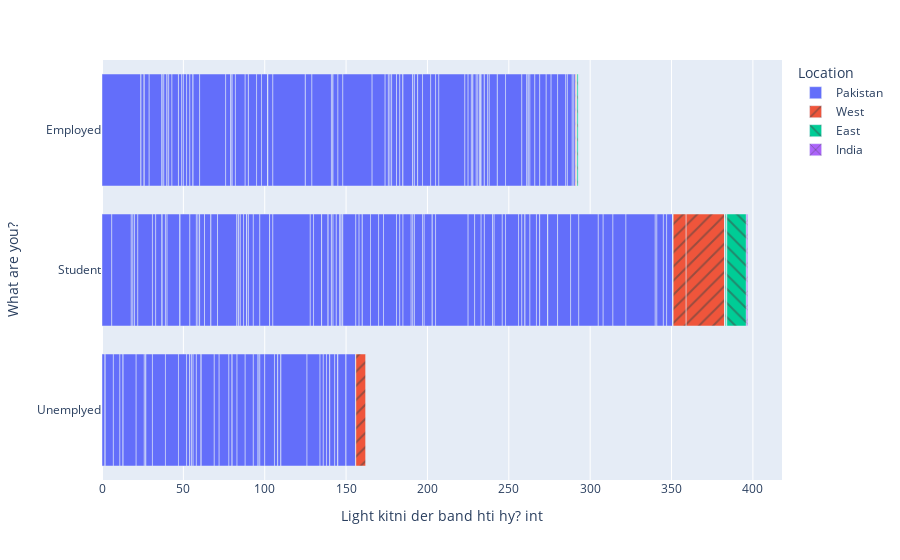

Here is the notebook cell this chart was saved with:
### Markdown cell above
If we want to see any particular loacation.

### Code cell
data=pd.read_excel("Cleaned_Dataset.xlsx")
fig = px.bar(data, x="Light kitni der band hti hy? int", y="What are you?", color="Location", pattern_shape="Location")
fig.show()

### Figure 1 — Plotly figure (JSON) as saved in the notebook; plotly's stock layout.template omitted (floating-point values rounded to 4 significant figures; data arrays with more than 128 entries replaced by an {"elided": "..."} marker saying what was removed)
{"data": [{"alignmentgroup": "True", "hovertemplate": "Location=Pakistan<br>Light kitni der band hti hy? int=%{x}<br>What are you?=%{y}<extra></extra>", "legendgroup": "Pakistan", "marker": {"color": "#636efa", "pattern": {"shape": ""}}, "name": "Pakistan", "offsetgroup": "Pakistan", "orientation": "h", "showlegend": true, "textposition": "auto", "type": "bar", "x": {"elided": "270 int values"}, "xaxis": "x", "y": {"elided": "270 str values"}, "yaxis": "y"}, {"alignmentgroup": "True", "hovertemplate": "Location=West<br>Light kitni der band hti hy? int=%{x}<br>What are you?=%{y}<extra></extra>", "legendgroup": "West", "marker": {"color": "#EF553B", "pattern": {"shape": "/"}}, "name": "West", "offsetgroup": "West", "orientation": "h", "showlegend": true, "textposition": "auto", "type": "bar", "x": [0, 0, 0, 0, 0, 0, 0, 0, 0, 0, 0, 0, 8, 24, 0, 0, 0, 0, 0, 0, 0, 1, 0, 0, 0, 0, 0, 0, 0, 6, 0, 0, 0, 0, 0], "xaxis": "x", "y": ["Student", "Student", "Student", "Student", "Student", "Student", "Employed", "Employed", "Student", "Student", "Student", "Employed", "Student", "Student", "Employed", "Unemplyed", "Student", "Student", "Student", "Student", "Unemplyed", "Employed", "Employed", "Unemplyed", "Student", "Student", "Employed", "Student", "Student", "Unemplyed", "Employed", "Employed", "Student", "Student", "Student"], "yaxis": "y"}, {"alignmentgroup": "True", "hovertemplate": "Location=East<br>Light kitni der band hti hy? int=%{x}<br>What are you?=%{y}<extra></extra>", "legendgroup": "East", "marker": {"color": "#00cc96", "pattern": {"shape": "\\"}}, "name": "East", "offsetgroup": "East", "orientation": "h", "showlegend": true, "textposition": "auto", "type": "bar", "x": [0, 0, 0, 1, 1, 0, 0, 0, 0, 0, 12], "xaxis": "x", "y": ["Student", "Student", "Employed", "Student", "Employed", "Employed", "Employed", "Student", "Student", "Student", "Student"], "yaxis": "y"}, {"alignmentgroup": "True", "hovertemplate": "Location=India<br>Light kitni der band hti hy? int=%{x}<br>What are you?=%{y}<extra></extra>", "legendgroup": "India", "marker": {"color": "#ab63fa", "pattern": {"shape": "x"}}, "name": "India", "offsetgroup": "India", "orientation": "h", "showlegend": true, "textposition": "auto", "type": "bar", "x": [1, 0], "xaxis": "x", "y": ["Student", "Student"], "yaxis": "y"}], "layout": {"barmode": "relative", "legend": {"title": {"text": "Location"}, "tracegroupgap": 0}, "margin": {"t": 60}, "xaxis": {"anchor": "y", "domain": [0, 1], "title": {"text": "Light kitni der band hti hy? int"}}, "yaxis": {"anchor": "x", "domain": [0, 1], "title": {"text": "What are you?"}}}}
